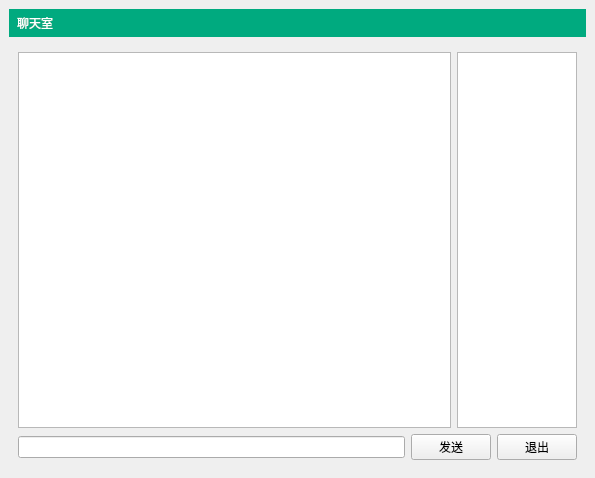
<?xml version="1.0" encoding="UTF-8"?>
<ui version="4.0">
 <class>MainWindow</class>
 <widget class="QMainWindow" name="MainWindow">
  <property name="geometry">
   <rect>
    <x>0</x>
    <y>0</y>
    <width>595</width>
    <height>478</height>
   </rect>
  </property>
  <property name="windowTitle">
   <string>聊天室客户端</string>
  </property>
  <property name="styleSheet">
   <string notr="true">#titleLabel{
background: white;
border: none;
border-bottom: 1px soild black;
padding: 5px;
color: rgb(255,255,255);
font: 24pt&quot;黑体&quot;;
background-color:rgba(0,170,127,255);
}

#mainFrame{
border: none;
backgound: white;
}

#loginFrame{
background: qlineargradient(x1:0, y1:0, x2:0, y2:1, stop:0 #ddf, stop: 1 #aaf);
border: 1px soild gray;
padding: 10px;
border-radius: 25px;
}</string>
  </property>
  <widget class="QWidget" name="centralwidget">
   <layout class="QGridLayout" name="gridLayout">
    <item row="0" column="0">
     <widget class="QLabel" name="titleLabel">
      <property name="text">
       <string>聊天室</string>
      </property>
     </widget>
    </item>
    <item row="1" column="0">
     <widget class="QStackedWidget" name="stackedWidget">
      <property name="currentIndex">
       <number>1</number>
      </property>
      <widget class="QWidget" name="loginPage">
       <layout class="QGridLayout" name="gridLayout_2">
        <item row="0" column="1">
         <spacer name="verticalSpacer_2">
          <property name="orientation">
           <enum>Qt::Orientation::Vertical</enum>
          </property>
          <property name="sizeHint" stdset="0">
           <size>
            <width>20</width>
            <height>122</height>
           </size>
          </property>
         </spacer>
        </item>
        <item row="1" column="0">
         <spacer name="horizontalSpacer">
          <property name="orientation">
           <enum>Qt::Orientation::Horizontal</enum>
          </property>
          <property name="sizeHint" stdset="0">
           <size>
            <width>152</width>
            <height>20</height>
           </size>
          </property>
         </spacer>
        </item>
        <item row="1" column="1" colspan="2">
         <widget class="QFrame" name="loginFrame">
          <property name="frameShape">
           <enum>QFrame::Shape::StyledPanel</enum>
          </property>
          <property name="frameShadow">
           <enum>QFrame::Shadow::Raised</enum>
          </property>
          <layout class="QVBoxLayout" name="verticalLayout">
           <item>
            <layout class="QFormLayout" name="formLayout">
             <item row="0" column="0">
              <widget class="QLabel" name="label_2">
               <property name="text">
                <string>服务器地址</string>
               </property>
              </widget>
             </item>
             <item row="0" column="1">
              <widget class="QLineEdit" name="serverEdit"/>
             </item>
             <item row="1" column="0">
              <widget class="QLabel" name="label_3">
               <property name="text">
                <string>昵称</string>
               </property>
              </widget>
             </item>
             <item row="1" column="1">
              <widget class="QLineEdit" name="usernameEdit"/>
             </item>
            </layout>
           </item>
           <item>
            <spacer name="verticalSpacer">
             <property name="orientation">
              <enum>Qt::Orientation::Vertical</enum>
             </property>
             <property name="sizeType">
              <enum>QSizePolicy::Policy::Fixed</enum>
             </property>
             <property name="sizeHint" stdset="0">
              <size>
               <width>20</width>
               <height>10</height>
              </size>
             </property>
            </spacer>
           </item>
           <item>
            <widget class="QPushButton" name="loginButton">
             <property name="text">
              <string>登录聊天室</string>
             </property>
            </widget>
           </item>
          </layout>
         </widget>
        </item>
        <item row="1" column="3">
         <spacer name="horizontalSpacer_2">
          <property name="orientation">
           <enum>Qt::Orientation::Horizontal</enum>
          </property>
          <property name="sizeHint" stdset="0">
           <size>
            <width>153</width>
            <height>20</height>
           </size>
          </property>
         </spacer>
        </item>
        <item row="2" column="2">
         <spacer name="verticalSpacer_3">
          <property name="orientation">
           <enum>Qt::Orientation::Vertical</enum>
          </property>
          <property name="sizeHint" stdset="0">
           <size>
            <width>20</width>
            <height>122</height>
           </size>
          </property>
         </spacer>
        </item>
       </layout>
      </widget>
      <widget class="QWidget" name="chatPage">
       <layout class="QGridLayout" name="gridLayout_3">
        <item row="0" column="0">
         <layout class="QHBoxLayout" name="horizontalLayout">
          <item>
           <widget class="QTextEdit" name="roomTextEdit"/>
          </item>
          <item>
           <widget class="QListWidget" name="userListWidget">
            <property name="maximumSize">
             <size>
              <width>120</width>
              <height>16777215</height>
             </size>
            </property>
           </widget>
          </item>
         </layout>
        </item>
        <item row="1" column="0">
         <layout class="QHBoxLayout" name="horizontalLayout_2">
          <item>
           <widget class="QLineEdit" name="sayLineEdit"/>
          </item>
          <item>
           <widget class="QPushButton" name="sayButton">
            <property name="text">
             <string>发送</string>
            </property>
           </widget>
          </item>
          <item>
           <widget class="QPushButton" name="logoutButton">
            <property name="text">
             <string>退出</string>
            </property>
           </widget>
          </item>
         </layout>
        </item>
       </layout>
      </widget>
     </widget>
    </item>
   </layout>
  </widget>
 </widget>
 <resources/>
 <connections/>
</ui>
